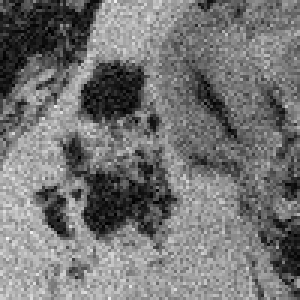
#> input picture square_fragm/1.jpg, 100 x 100 px (shown 3 times larger); its folder holds 7 pictures in this run
$ jupyter execute notebook_save_square_fragm.ipynb
#> lines starting #> are read from the running program, lines starting #| are printed output that depends on the picture
# save_square_fragm function

Saving random unique square fragments of an image (located inside or outside defined bounding box) as jpg.

## The task

This little project is inspired by a recruitment task of a company that wished to remain anonymous. The task was to:
1. write a code that saves a specified number of random unique square fragments of a given image.
2. The fragments were to be located inside or outside defined bounding box (depending on a value of a parameter assigned).
3. The fragments had to be smaller than the bounding box to be able to fit in it.
4. The fragments were to be saved as jpg files in newly created output folder.
5. Before saving, the existing output folder was to be deleted with its content and created again.

A starting code provided by the company (requested not to be published here) was providing the input for the function to be created, containing:
1. name of the output folder, as a string,
2. value of  the parameter deciding if the fragments are to be located inside or outside the bounding box, as a boolean value,
3. custom definition of a bounding box with negative height, as a tuple (dealt by me as ((x1,y2),(x2,y1))),
4. number of square fragments to be saved, as an integer,
5. length of the side of the square fragments, as an integer,
6. the image to work on, as an JpegImageFile, Mode:RGB.

Here I present modified version of my solution adapted to process MRI (Magnetic Resonance Imaging) images in FDF format (native for Agilent MRI scanners). The current version:
1. takes as an input the FDF image path instead of preloaded jpg image,
2. can be easily modified to work on any image format,
3. allows for optional visual verification of the image with overlaid bounding box.

## Sample data

The sample data are MRI images of a bumblebee fixed in 5% glutaraldehyde solution. The imaging was performed on a 9.4 T horizontal bore Agilent MRI scanner using a 40 mm diameter millipede coil for transmission and reception. The images were acquired using Gradient Echo Multi Slice imaging sequence (slice dimensions: 25 mm x 25 mm; slice thickness: 0.1 mm; data matrix: 1024 x 1024; TE = 6.79 ms, TR = 350 ms; flip angle: 40 deg; 36 averages).

## The input parameters

[cell 1]
img_path = "bumblebeeMRI/slice002.fdf"           # Path to the FDF image of choice: img_path [str]
bb = ((440, 930), (825, 35))                     # Bounding box: bb [tuple, ((x1,y2),(x2,y1))]
vv = 1                                           # Show the image with the bounding box for visual verification: vv [bool]
N = 10                                           # Number of square fragments to create: N [int]
a = 100                                          # Length of the side of the square fragments: a [int]
inner = 1                                        # Position of the squares in relation to the bonding box: inner [bool]
out_folder = "square_fragm"                      # Output folder: out_folder [str]

## The function

[cell 2]
import itk
import matplotlib.pyplot as plt
from matplotlib.patches import Rectangle
import itertools
import random
import numpy as np
import cv2
import os
import shutil

def save_square_fragm(img_path, bb, vv, N, a, inner, out_folder):
    """
    Saves random unique square fragments of FDF image (located inside or outside defined bounding box) as jpg.
    Input:
        image location: img_path [str],
        bounding box: bb [tuple, ((x1,y2),(x2,y1))],
        visual verification: vv [bool],
        number of square fragments: N [int],
        length of the side of the square fragments: a [int],
        position of the squares in relation to the bonding box: inner [bool],
        output folder: out_folder [str].
    """
    # FDF image import
    imageio = itk.FDFImageIO.New()
    img = itk.imread(img_path, imageio=imageio)
    img = np.array(img)
    del img_path

    # Image and bounding box visual veryfication
    if vv:
        plt.rcParams['figure.dpi'] = 200
        figure, image = plt.subplots()
        image.imshow(img, cmap=plt.get_cmap('gray'))
        w = bb[1][0] - bb[0][0]
        h = bb[1][1] - bb[0][1]
        bb_rect = Rectangle(bb[0], w, h, linewidth=0.5, edgecolor='cyan', facecolor='none')
        image.add_patch(bb_rect)
        plt.title("Image and bounding box - visual veryfication")
        plt.show()
    del vv

    # length of the side of the square fragments must be smaller than the bounding box
    if min([bb[1][0] - bb[0][0], bb[0][1] - bb[1][1]]) >= a:

        if inner:
            # N squares have to fit inside the bounding box:
            N_max = (bb[0][1] - bb[1][1] - a + 2) * (bb[1][0] - bb[0][0] - a + 2)
            if N > N_max:
                print(f"{N} unique squares of size {a} will not fit into the bounding box.")

            else:
                # list of allowed locations of upper left corners of the squares
                A = range(bb[0][0], bb[1][0] - a + 2)
                B = range(bb[1][1], bb[0][1] - a + 2)
                PickList = list(itertools.product(A, B))

                # input image and output folder preparation
                img = img/(img.max()/255.0)                              # because FDFs are not scalled 0-255
                shutil.rmtree(out_folder, ignore_errors=True)            # removing residual output folder with content
                os.makedirs(out_folder)                                  # creating new output folder

                # positions of the squares and saving square fragments of the image
                i = 0
                squares = random.sample(PickList, N)
                for square in squares:
                    roi = img[square[1] : square[1] + a, square[0] : square[0] + a]
                    cv2.imwrite(f"{out_folder}/{i+1}.jpg", roi)
                    i = i + 1

        else:
            # list of allowed locations of upper left corners of the squares for the image size and "a"
            A = range(0, np.shape(img)[0]- a + 1)
            B = range(0, np.shape(img)[1]- a + 1)
            C = list(itertools.product(A, B))
            # list of locations excluded by bounding box
            D = range(bb[0][0] - a + 1, bb[1][0] + 1)
            E = range(bb[1][1] - a + 1, bb[0][1] + 1)
            F = list(itertools.product(D, E))
            # resulting list of allowed locations of upper left corners of the squares
            # operation on sets, because depending on the position of the box,
            # there may be elements in F that do not appear in C (excluded by "a")
            PickList = list(set(C) - set(F))

            # N squares have to fit inside the selected image region:
            if N > len(PickList):
                print(f"{N} unique squares of size {a} will not fit into the selected image region.")

            else:
                # input image and output folder preparation
                img = img/(img.max()/255.0)                              # because FDFs are not scalled 0-255
                shutil.rmtree(out_folder, ignore_errors=True)            # removing residual output folder with content
                os.makedirs(out_folder)                                  # creating new output folder

                # positions of the squares and saving square fragments of the image
                i = 0
                squares = random.sample(PickList, N)
                for square in squares:
                    roi = img[square[1] : square[1] + a, square[0] : square[0] + a]
                    cv2.imwrite(f"{out_folder}/{i+1}.jpg", roi)
                    i = i + 1
    else:
        print('"a" is too big for the bounding box.')

## Calling the function

[cell 3]
save_square_fragm(img_path, bb, vv, N, a, inner, out_folder)
#> (the call stopped at in save_square_fragm, `imageio = itk.FDFImageIO.New()`: itk is not available in this run)

## The square fragments saved
#### List of files in the output folder

[cell 4]
os.listdir(out_folder)

#### The first 3 images as an example of the output

[cell 5]
from PIL import Image
fig = plt.figure()
fig.add_subplot(1, 3, 1), plt.imshow(Image.open(f'{out_folder}/1.jpg'), cmap=plt.get_cmap('gray')), plt.axis('off')
fig.add_subplot(1, 3, 2), plt.imshow(Image.open(f'{out_folder}/2.jpg'), cmap=plt.get_cmap('gray')), plt.axis('off')
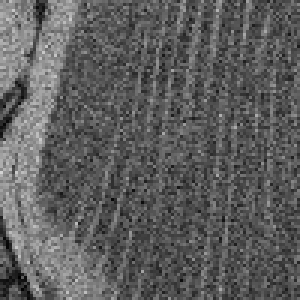
#> input picture square_fragm/2.jpg, 100 x 100 px (shown 3 times larger)
fig.add_subplot(1, 3, 3), plt.imshow(Image.open(f'{out_folder}/3.jpg'), cmap=plt.get_cmap('gray')), plt.axis('off')
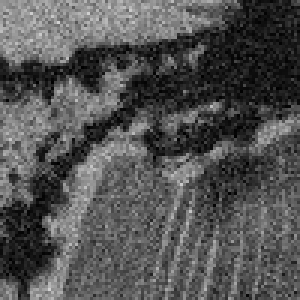
#> input picture square_fragm/3.jpg, 100 x 100 px (shown 3 times larger)
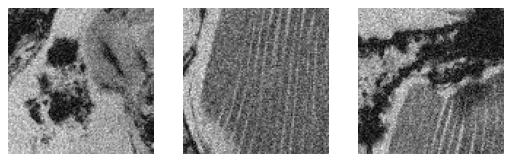
#> figure drawn by matplotlib, 3 panels
